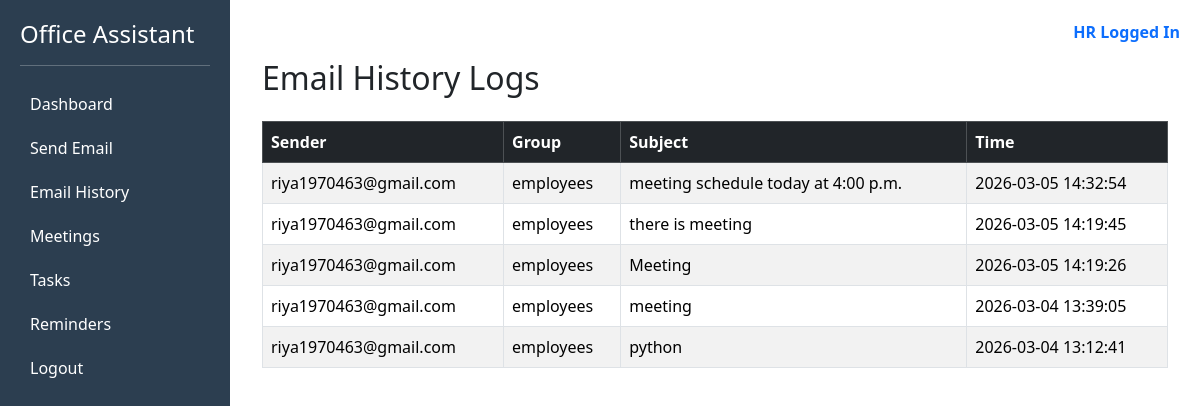
Page /email_history (signed in) on the committed database.
### tables this page shows
CREATE TABLE email_logs (
id INTEGER PRIMARY KEY AUTOINCREMENT,
sender TEXT,
group_name TEXT,
subject TEXT,
timestamp DATETIME DEFAULT CURRENT_TIMESTAMP
);

### Task1_VoiceAssistant/app.py (the view)
@app.route("/email_history")
def email_history():
    if "email" not in session:
        return redirect(url_for("login"))
    conn = sqlite3.connect("office.db")
    cursor = conn.cursor()
    cursor.execute("""
    SELECT sender, group_name, subject, timestamp
    FROM email_logs
    ORDER BY timestamp DESC
    """)
    logs = cursor.fetchall()
    conn.close()
    return render_template("email_history.html", logs=logs)

### Task1_VoiceAssistant/templates/email_history.html
{% extends "layout.html" %}
{% block content %}
<div class="container">
<h2 class="mb-4">Email History Logs</h2>
<table class="table table-bordered table-striped">
<thead class="table-dark">
<tr>
<th>Sender</th>
<th>Group</th>
<th>Subject</th>
<th>Time</th>
</tr>
</thead>
<tbody>
{% for log in logs %}
<tr>
<td>{{ log[0] }}</td>
<td>{{ log[1] }}</td>
<td>{{ log[2] }}</td>
<td>{{ log[3] }}</td>
</tr>
{% endfor %}
</tbody>
</table>
</div>
{% endblock %}

### Task1_VoiceAssistant/templates/layout.html (shortened to what this page needs)
<!DOCTYPE html>
<html>
<head>
<link href="https://cdn.jsdelivr.net/npm/bootstrap@5.3.2/dist/css/bootstrap.min.css" rel="stylesheet">
</head>
<body>
<div class="sidebar">
<h4>Office Assistant</h4>
<hr>
<a href="/dashboard">Dashboard</a> <a href="/email">Send Email</a> <a href="/email_history">Email History</a> <a href="/meetings">Meetings</a> <a href="/tasks">Tasks</a> <a href="/reminders">Reminders</a> <a href="/logout">Logout</a>
</div>
<div class="content">
<div class="topbar">
<span class="role-text">
{% if session["role"] == "hr" %}
HR Logged In
{% elif session["role"] == "employee" %}
Employee Logged In
{% endif %}
</span>
</div>
{% block content %}
{% endblock %}
</div>
</body>
</html>

### Task1_VoiceAssistant/templates/layout.html (style rules this page uses)
body { display:flex; margin:0; }
.sidebar { width:230px; height:100vh; background:#2c3e50; color:white; padding:20px; }
.sidebar a { display:block; color:white; padding:10px; text-decoration:none; }
.content { flex:1; padding:20px; }
.topbar { display:flex; justify-content:flex-end; margin-bottom:15px; }
.role-text { font-weight:bold; color:#0d6efd; }

### rows in the picture
email_logs: sender "riya1970463@gmail.com", group_name "employees", subject "meeting schedule today at 4:00 p.m.", timestamp "2026-03-05 14:32:54"
email_logs: sender "riya1970463@gmail.com", group_name "employees", subject "there is meeting", timestamp "2026-03-05 14:19:45"
email_logs: sender "riya1970463@gmail.com", group_name "employees", subject "Meeting", timestamp "2026-03-05 14:19:26"
email_logs: sender "riya1970463@gmail.com", group_name "employees", subject "meeting", timestamp "2026-03-04 13:39:05"
email_logs: sender "riya1970463@gmail.com", group_name "employees", subject "python", timestamp "2026-03-04 13:12:41"
